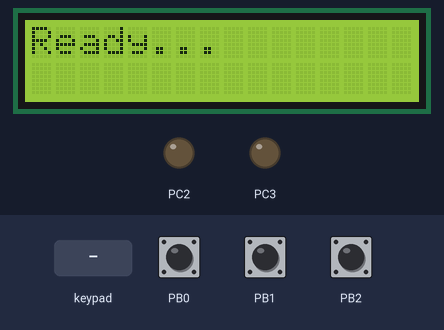
A program run on a simulated ATmega324Pa, built with avr-gcc and emulated at 8 MHz. On the bench: 16×2 character LCD, output pins drawn as LEDs (lit = HIGH). Wiring (inferred from the signals the program sends): 4×4 keypad with keys . / * = 8 9 + - 4 5 6 7 0 1 2 3: rows PA0, PA1, PA2, PA3; columns PA4, PA5, PA6, PA7. Wiring (inferred from the names in the program): character LCD (HD44780): RS PC0; E PC1; data PC4, PC5, PC6, PC7. The inputs (shaded band) are chosen by the test bench; at power-on: PB1 HIGH, PB0 HIGH, PB2 HIGH. Pins used as bus, display or sensor lines are not drawn.

Above: at 0.1 s.
1.3 s: keypad keys 7 + 5 = pressed 0.4 s apart
At 4.0 s:
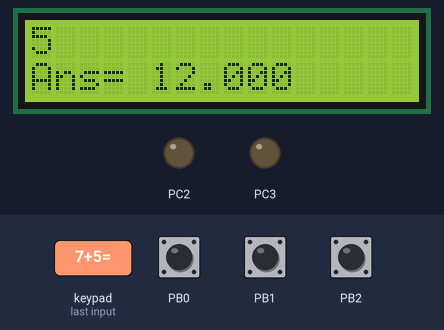
4.4 s: PB1 pulled LOW for 0.15 s
At 5.4 s:
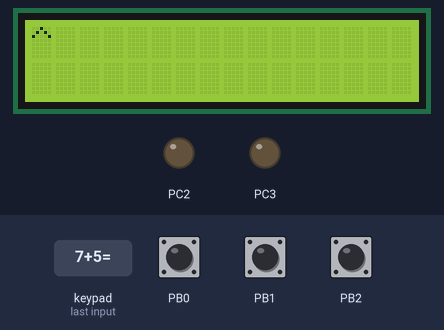
6.0 s: PB0 pulled LOW for 0.15 s
At 7.3 s:
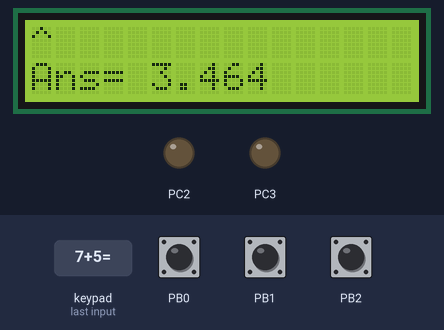
7.6 s: key '/' pressed
At 9.0 s:
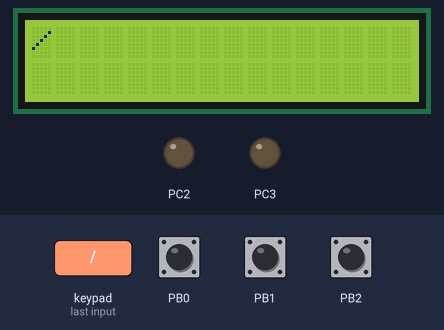
9.3 s: key '*' pressed
At 10.5 s:
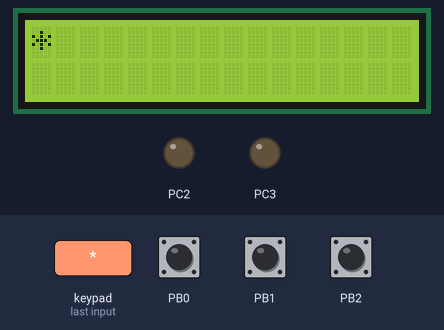
11.0 s: PB0 pulled LOW for 1 s
At 12.4 s:
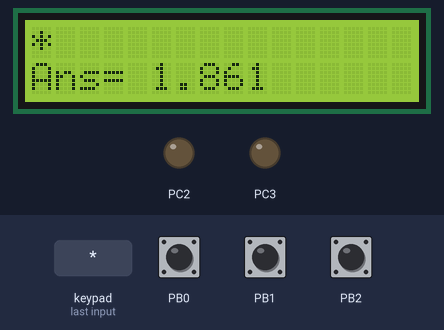
Timing chart, 0 to 14.0 s (numbered marks = the images above; inputs shaded):
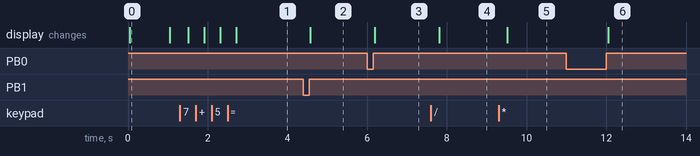

The program:

main.c
```c
#define F_CPU 8000000UL
#include <avr/io.h>
#include <util/delay.h>
#include <stdlib.h>
#include <stdio.h>
#include <string.h>
#include <math.h>

#define RS PC0
#define EN PC1

void lcd_cmd(char cmd) {
	PORTC = (PORTC & 0x0F) | (cmd & 0xF0);
	PORTC &= ~(1 << RS);
	PORTC |= (1 << EN);
	_delay_us(1);
	PORTC &= ~(1 << EN);
	_delay_us(200);

	PORTC = (PORTC & 0x0F) | ((cmd << 4) & 0xF0);
	PORTC |= (1 << EN);
	_delay_us(1);
	PORTC &= ~(1 << EN);
	_delay_ms(2);
}

void lcd_data(char data) {
	PORTC = (PORTC & 0x0F) | (data & 0xF0);
	PORTC |= (1 << RS);
	PORTC |= (1 << EN);
	_delay_us(1);
	PORTC &= ~(1 << EN);
	_delay_us(200);

	PORTC = (PORTC & 0x0F) | ((data << 4) & 0xF0);
	PORTC |= (1 << EN);
	_delay_us(1);
	PORTC &= ~(1 << EN);
	_delay_ms(2);
}

void lcd_init() {
	DDRC = 0xFF;
	_delay_ms(20);
	lcd_cmd(0x02);
	lcd_cmd(0x28);
	lcd_cmd(0x0C);
	lcd_cmd(0x01);
	_delay_ms(2);
}

void lcd_print(char *str) {
	while(*str) {
		lcd_data(*str++);
	}
}

char keys[4][4] = {
	{'.', '/', '*', '='},
	{'8', '9', '+', '-'},
	{'4', '5', '6', '7'},
	{'0', '1', '2', '3'}
};

void keypad_init() {
	DDRA = 0x0F;
	PORTA = 0xFF;
}

char get_key() {
	for (int r = 0; r < 4; r++) {
		PORTA = 0xFF & ~(1 << r);
		_delay_us(10);
		for (int c = 0; c < 4; c++) {
			if (!(PINA & (1 << (c + 4)))) {
				while (!(PINA & (1 << (c + 4))));
				_delay_ms(20);
				return keys[r][c];
			}
		}
	}
	return 0;
}

void float_to_lcd(float num) {
	char str[16];
	int int_part = (int)num;
	int frac_part = (int)(fabs(num - int_part) * 1000);
	sprintf(str, "%d.%03d", int_part, frac_part);
	lcd_print(str);
}

void extra_buttons_init() {
	DDRB &= ~((1 << PB0) | (1 << PB1) | (1 << PB2));
	PORTB |= (1 << PB0) | (1 << PB1) | (1 << PB2);
}

int main() {
	lcd_init();
	keypad_init();
	extra_buttons_init();

	char key;
	char buffer[16] = "";
	int buf_idx = 0;

	float num1 = 0, num2 = 0, result = 0;
	char operator = 0;

	lcd_print("Ready...");
	_delay_ms(1000);
	lcd_cmd(0x01);

	while(1) {
		if (!(PINB & (1 << PB2))) {
			while (!(PINB & (1 << PB2)));
			_delay_ms(20);
			num1 = 0; num2 = 0; result = 0; operator = 0;
			buf_idx = 0; buffer[0] = '\0';

			lcd_cmd(0x01);
			lcd_print("Ready...");
			_delay_ms(500);
			lcd_cmd(0x01);
		}

		if (!(PINB & (1 << PB0))) {
			while (!(PINB & (1 << PB0)));
			_delay_ms(20);

			if (buffer[0] != '\0') {
				num1 = atof(buffer);
			}

			if (num1 < 0) {
				lcd_cmd(0x01);
				lcd_print("Math Error");
				_delay_ms(1500);
				lcd_cmd(0x01);
				} else {
				result = sqrt(num1);
				lcd_cmd(0xC0);
				lcd_print("Ans= ");
				float_to_lcd(result);
				num1 = result;
			}
			buf_idx = 0; buffer[0] = '\0';
		}
		if (!(PINB & (1 << PB1))) {
			while (!(PINB & (1 << PB1)));
			_delay_ms(20);
			if (buffer[0] != '\0') { num1 = atof(buffer); }

			operator = '^';
			buf_idx = 0; buffer[0] = '\0';

			lcd_cmd(0x01);
			lcd_data('^');
		}
		key = get_key();
		if (key) {
			if ((key >= '0' && key <= '9') || key == '.') {
				if (buf_idx < 15) {
					buffer[buf_idx++] = key;
					buffer[buf_idx] = '\0';
					lcd_cmd(0x01);
					lcd_print(buffer);
				}
			}
			else if (key == '+' || key == '-' || key == '*' || key == '/') {
				if (buffer[0] != '\0') { num1 = atof(buffer); }

				operator = key;
				buf_idx = 0; buffer[0] = '\0';

				lcd_cmd(0x01);
				lcd_data(operator);
			}
			else if (key == '=') {
				if (buffer[0] != '\0') { num2 = atof(buffer); }

				switch(operator) {
					case '+': result = num1 + num2; break;
					case '-': result = num1 - num2; break;
					case '*': result = num1 * num2; break;
					case '/':
					if (num2 == 0) {
						lcd_cmd(0x01); lcd_print("Math Error"); _delay_ms(1500); lcd_cmd(0x01);
						buf_idx = 0; buffer[0] = '\0';
						continue;
						} else {
						result = num1 / num2;
					}
					break;
					case '^':
					result = pow(num1, num2);
					break;
				}
				lcd_cmd(0xC0);
				lcd_print("Ans= ");
				float_to_lcd(result);

				num1 = result;
				buf_idx = 0; buffer[0] = '\0';
			}
		}
	}
}
```

Measured:
- after the input at 1.3 s, the display: first changes after 0.21 s (image 1 shows a later state)
- after the input at 4.4 s, the display: changes after 0.17 s (image 2)
- after the input at 6.0 s, the display: changes after 0.19 s (image 3)
- after the input at 7.6 s, the display: changes after 0.21 s (image 4)
- after the input at 9.3 s, the display: changes after 0.21 s (image 5)
- after the input at 11.0 s, the display: changes after 1.0 s (image 6)
- what the display in image 0 shows lasts 1.1 s, from 0.0 s to 1.1 s
